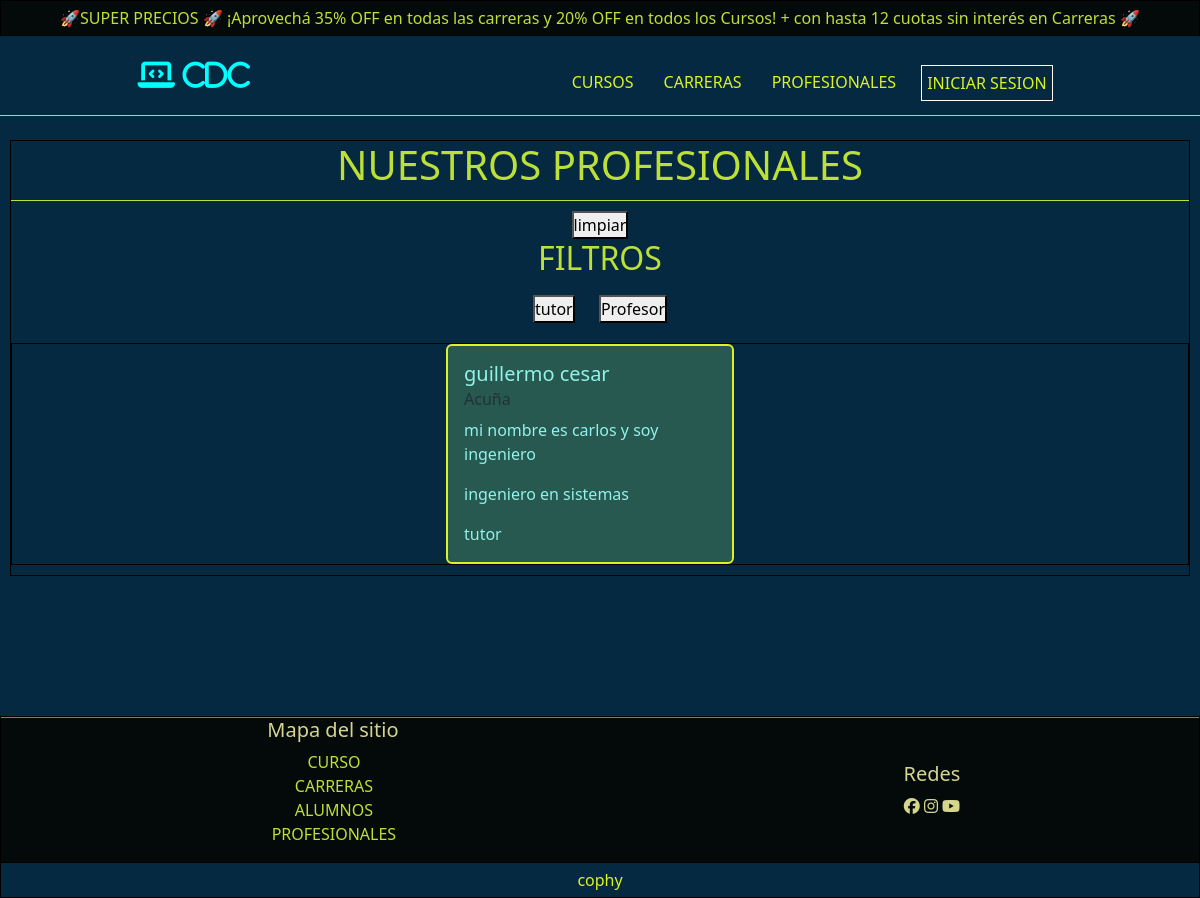
The page /AppSchol/profesionales/ on the database as committed earlier.
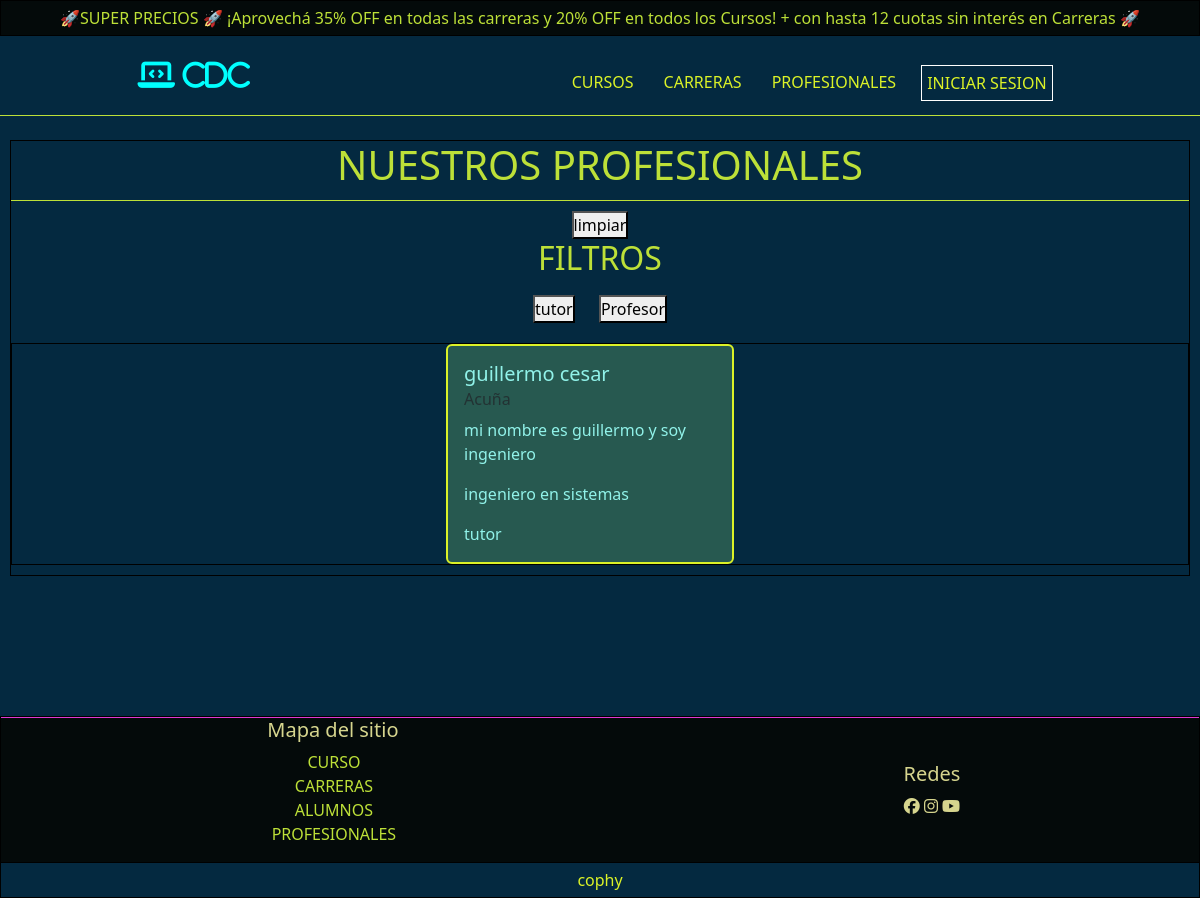
The same page on the database as committed later.
### AppScholl/models.py (models this page shows, shortened)
class Profesional(models.Model):
    nombre = models.CharField(max_length=30)
    apellido = models.CharField(max_length=30)
    documento = models.IntegerField()
    profesion = models.CharField(max_length=30)
    rol = models.CharField(max_length=30)
    presentacion = models.TextField()

### AppScholl/views.py (the view, shortened to what this page needs)
# urls.py: path("profesionales/",views.profesionales,name='Profesionales'),
def profesionales(request):
    query = request.GET.get('buscador')
    filtro = request.GET.get('filtro')
    buscador = Buscar(request.GET)
    profesionales = Profesional.objects.all()
    if 'reset' in request.GET:
        query = ''
        filtro = ''
        profesionales = Profesional.objects.all()
    elif filtro:
        profesionales = Profesional.objects.filter(rol__icontains=filtro)
    elif query:
        profesionales = Profesional.objects.filter(documento__icontains=query)
    return render(request, 'AppScholl/profesionales.html', {'profesionales': profesionales,  'buscar': buscador,  'query': query,  'filtro': filtro, })

### AppScholl/templates/AppScholl/profesionales.html (shortened to what the changed rows need)
{% extends 'AppScholl/base.html' %}
{% block contenido %}
    <main class="conteiner-main" id="profesionales">
        <div class="conteiner-titulo">
            <h1>Nuestros profesionales</h1>
        </div>
        <section class="seccion-buscar-filtros">
            <article class="conteiner-buscar">
              <form method="GET" action="{% url 'Profesionales' %}">
                <article class="conteiner-filtros">
                  <h2>Filtros</h2>
              </article>
              </form>
            </article>
        </section>
        {% if user.is_authenticated %}
          {% if profesionales %}
            <section class="seccion-tabla">
              <table class="table">
                <thead>
                  <tr>
                    <th scope="col">nombre</th>
                    <th scope="col">apellido</th>
                    <th scope="col">documento</th>
                    <th scope="col">profesion</th>
                    <th scope="col">rol</th>
                    <th scope="col">botones</th>
                    <th scope="col"><a href="{% url 'AddProfesional' %}"><i class="fa-solid fa-plus btn-mas btn">añadir</i></a></th>
                  </tr>
                </thead>
                <tbody>
                  {% for profesional in profesionales %}
                    <tr>
                    <td>{{profesional.nombre}}</td>
                    <td>{{profesional.apellido}}</td>
                    <td>{{profesional.documento}}</td>
                    <td>{{profesional.profesion}}</td>
                    <td>{{profesional.rol}}</td>
                    <td>
                      {% if user.is_superuser %}
                        <a href="{% url 'ModProfesional' profesional.documento %}"><i class="fa-solid fa-pencil btn btn-mas"></i></a>
                        <form method="POST" action="{% url 'Profesionales' %}" style="display:inline;" onsubmit="return confirm('¿Estás seguro de que deseas eliminar este profesional?');">
                          {% csrf_token %}
                          <input type="hidden" name="profesional_documento" value="{{ profesional.documento }}">
                          <button type="submit" name="eliminar" style="border: none; background: none; cursor: pointer;" aria-label="Eliminar profesional">
                              <i class="fa-solid fa-trash btn btn-mas" style="color: red;"></i>
                          </button>
                        </form>
                      {% else %}
                        <p>No tienes permisos</p>
                      {% endif %}
                    </td>
                  </tr>
                  {% endfor %}
                </tbody>
              </table>
            </section>
          {% else %}
            <p style="color: #DBF227; font-size: 25px; text-align: center;">No se encontraron Profesionales .</p>
          {% endif %}
        {% else %}
          <section class="seccion-tarjetas">
            {% if profesionales %}
              {% for profesional in profesionales %}
                <div class="card" style="width: 18rem;">
                  <div class="card-body">
                    <h5 class="card-title">{{profesional.nombre}}</h5>
                    <h6 class="card-subtitle mb-2 text-body-secondary">{{profesional.apellido}}</h6>
                    <p class="card-text">{{profesional.presentacion}}</p>
                    <p class="card-text">{{profesional.profesion}}</p>
                    <p class="card-text">{{profesional.rol}}</p>
                  </div>
                </div>
              {% endfor %}
            {% else %}
            <p style="color: #DBF227; font-size: 25px; text-align: center;">No se encontraron Profesionales .</p>
            {% endif %}
          </section>
        {% endif %}
    </main>
{% endblock contenido %}

Rows that differ between the two databases and show on the page:
changed Profesional "guillermo cesar": presentacion "mi nombre es carlos y soy ingeniero" → "mi nombre es guillermo y soy ingeniero"
